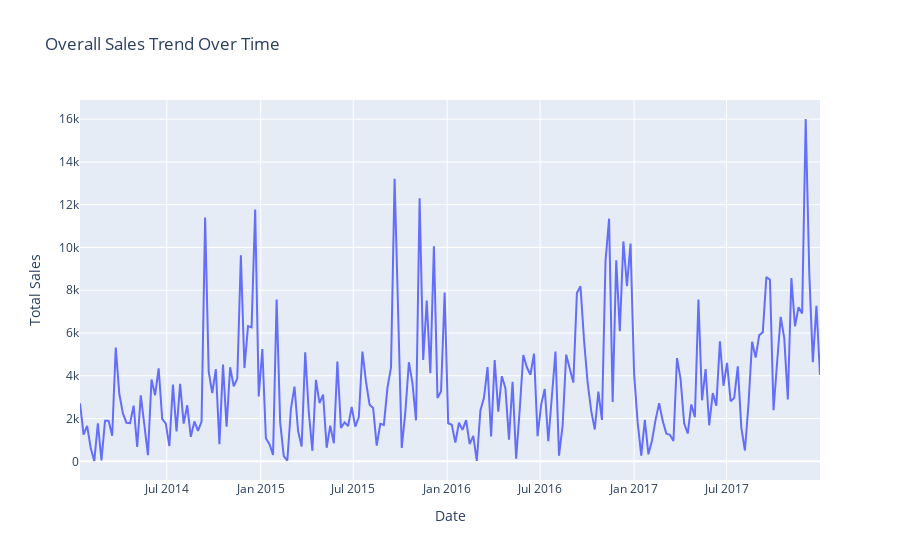

The cell this chart's notebook holds for it:
### Code cell
def plot_overall_sales_trend(df, date_col, sales_col):
    """Plots the overall sales trend over time using Plotly, highlighting NaN values with red vertical bars."""
    df[date_col] = pd.to_datetime(df[date_col])
    sales_trend = df.groupby(date_col)[sales_col].sum().reset_index()
    
    fig = px.line(sales_trend, x=date_col, y=sales_col, title='Overall Sales Trend Over Time')
    fig.update_xaxes(title_text='Date')
    fig.update_yaxes(title_text='Total Sales')

    fig.show()

plot_overall_sales_trend(df_weekly, 'Order Date', 'Sales')
# plot_overall_sales_trend(df_weekly, 'Order Date', 'Sales')

### Figure 1 — Plotly figure (JSON) as saved in the notebook; plotly's stock layout.template omitted (floating-point values rounded to 4 significant figures; data arrays with more than 128 entries replaced by an {"elided": "..."} marker saying what was removed)
{"data": [{"hovertemplate": "Order Date=%{x}<br>Sales=%{y}<extra></extra>", "legendgroup": "", "line": {"color": "#636efa", "dash": "solid"}, "marker": {"symbol": "circle"}, "mode": "lines", "name": "", "orientation": "v", "showlegend": false, "type": "scatter", "x": {"elided": "208 str values"}, "xaxis": "x", "y": {"elided": "208 float values"}, "yaxis": "y"}], "layout": {"legend": {"tracegroupgap": 0}, "title": {"text": "Overall Sales Trend Over Time"}, "xaxis": {"anchor": "y", "domain": [0, 1], "title": {"text": "Date"}}, "yaxis": {"anchor": "x", "domain": [0, 1], "title": {"text": "Total Sales"}}}}
